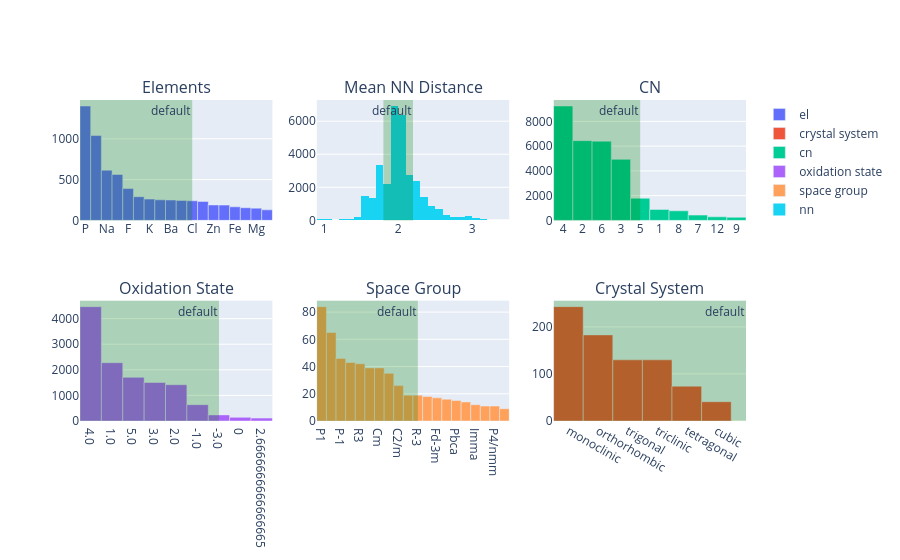

Here is the notebook cell this chart was saved with:
### Code cell
info.plot_all(update_defaults=True)

### Figure 1 — Plotly figure (JSON) as saved in the notebook; plotly's stock layout.template omitted (floating-point values rounded to 4 significant figures; data arrays with more than 128 entries replaced by an {"elided": "..."} marker saying what was removed)
{"data": [{"name": "el", "type": "bar", "x": ["P", "Li", "Na", "Si", "F", "Ca", "K", "N", "Ba", "La", "Cl", "S", "Zn", "Mn", "Fe", "Nb", "Mg", "Nd"], "xaxis": "x", "y": [1402, 1040, 615, 563, 390, 290, 261, 252, 249, 245, 240, 232, 189, 187, 166, 155, 150, 129], "yaxis": "y"}, {"name": "crystal system", "type": "bar", "x": ["monoclinic", "orthorhombic", "trigonal", "triclinic", "tetragonal", "cubic"], "xaxis": "x6", "y": [243, 183, 130, 130, 74, 41], "yaxis": "y6"}, {"name": "cn", "type": "bar", "x": ["4", "2", "6", "3", "5", "1", "8", "7", "12", "9"], "xaxis": "x3", "y": [9243, 6443, 6405, 4933, 1789, 888, 771, 428, 286, 249], "yaxis": "y3"}, {"name": "oxidation state", "type": "bar", "x": ["4.0", "1.0", "5.0", "3.0", "2.0", "-1.0", "-3.0", "0", "2.6666666666666665"], "xaxis": "x4", "y": [4468, 2278, 1706, 1504, 1418, 638, 238, 142, 114], "yaxis": "y4"}, {"name": "space group", "type": "bar", "x": ["P1", "P2_1/c", "P-1", "C2/c", "R3", "R3c", "Cm", "Pnma", "C2/m", "Cmcm", "R-3", "I4/mmm", "Fd-3m", "P2_1", "Pbca", "Pna2_1", "Imma", "Cc", "P4/nmm", "Pbam"], "xaxis": "x5", "y": [84, 65, 46, 43, 42, 39, 39, 35, 26, 19, 19, 18, 17, 16, 15, 14, 12, 11, 11, 9], "yaxis": "y5"}, {"name": "nn", "nbinsx": 30, "type": "histogram", "x": {"elided": "31667 float values"}, "xaxis": "x2", "yaxis": "y2"}], "layout": {"annotations": [{"font": {"size": 16}, "showarrow": false, "text": "Elements", "x": 0.1444, "xanchor": "center", "xref": "paper", "y": 1, "yanchor": "bottom", "yref": "paper"}, {"font": {"size": 16}, "showarrow": false, "text": "Mean NN Distance", "x": 0.5, "xanchor": "center", "xref": "paper", "y": 1, "yanchor": "bottom", "yref": "paper"}, {"font": {"size": 16}, "showarrow": false, "text": "CN", "x": 0.8556, "xanchor": "center", "xref": "paper", "y": 1, "yanchor": "bottom", "yref": "paper"}, {"font": {"size": 16}, "showarrow": false, "text": "Oxidation State", "x": 0.1444, "xanchor": "center", "xref": "paper", "y": 0.375, "yanchor": "bottom", "yref": "paper"}, {"font": {"size": 16}, "showarrow": false, "text": "Space Group", "x": 0.5, "xanchor": "center", "xref": "paper", "y": 0.375, "yanchor": "bottom", "yref": "paper"}, {"font": {"size": 16}, "showarrow": false, "text": "Crystal System", "x": 0.8556, "xanchor": "center", "xref": "paper", "y": 0.375, "yanchor": "bottom", "yref": "paper"}, {"showarrow": false, "text": "default", "x": 10, "xanchor": "right", "xref": "x", "y": 1, "yanchor": "top", "yref": "y domain"}, {"showarrow": false, "text": "default", "x": 6, "xanchor": "right", "xref": "x6", "y": 1, "yanchor": "top", "yref": "y6 domain"}, {"showarrow": false, "text": "default", "x": 4, "xanchor": "right", "xref": "x3", "y": 1, "yanchor": "top", "yref": "y3 domain"}, {"showarrow": false, "text": "default", "x": 6, "xanchor": "right", "xref": "x4", "y": 1, "yanchor": "top", "yref": "y4 domain"}, {"showarrow": false, "text": "default", "x": 10, "xanchor": "right", "xref": "x5", "y": 1, "yanchor": "top", "yref": "y5 domain"}, {"showarrow": false, "text": "default", "x": 2.2, "xanchor": "right", "xref": "x2", "y": 1, "yanchor": "top", "yref": "y2 domain"}], "shapes": [{"fillcolor": "green", "line": {"width": 0}, "opacity": 0.25, "type": "rect", "x0": -0.5, "x1": 10, "xref": "x", "y0": 0, "y1": 1, "yref": "y domain"}, {"fillcolor": "green", "line": {"width": 0}, "opacity": 0.25, "type": "rect", "x0": -0.5, "x1": 6, "xref": "x6", "y0": 0, "y1": 1, "yref": "y6 domain"}, {"fillcolor": "green", "line": {"width": 0}, "opacity": 0.25, "type": "rect", "x0": -0.5, "x1": 4, "xref": "x3", "y0": 0, "y1": 1, "yref": "y3 domain"}, {"fillcolor": "green", "line": {"width": 0}, "opacity": 0.25, "type": "rect", "x0": -0.5, "x1": 6, "xref": "x4", "y0": 0, "y1": 1, "yref": "y4 domain"}, {"fillcolor": "green", "line": {"width": 0}, "opacity": 0.25, "type": "rect", "x0": -0.5, "x1": 10, "xref": "x5", "y0": 0, "y1": 1, "yref": "y5 domain"}, {"fillcolor": "green", "line": {"width": 0}, "opacity": 0.25, "type": "rect", "x0": 1.8, "x1": 2.2, "xref": "x2", "y0": 0, "y1": 1, "yref": "y2 domain"}], "xaxis": {"anchor": "y", "domain": [0, 0.2889]}, "xaxis2": {"anchor": "y2", "domain": [0.3556, 0.6444]}, "xaxis3": {"anchor": "y3", "domain": [0.7111, 1]}, "xaxis4": {"anchor": "y4", "domain": [0, 0.2889]}, "xaxis5": {"anchor": "y5", "domain": [0.3556, 0.6444]}, "xaxis6": {"anchor": "y6", "domain": [0.7111, 1]}, "yaxis": {"anchor": "x", "domain": [0.625, 1]}, "yaxis2": {"anchor": "x2", "domain": [0.625, 1]}, "yaxis3": {"anchor": "x3", "domain": [0.625, 1]}, "yaxis4": {"anchor": "x4", "domain": [0, 0.375]}, "yaxis5": {"anchor": "x5", "domain": [0, 0.375]}, "yaxis6": {"anchor": "x6", "domain": [0, 0.375]}}}
